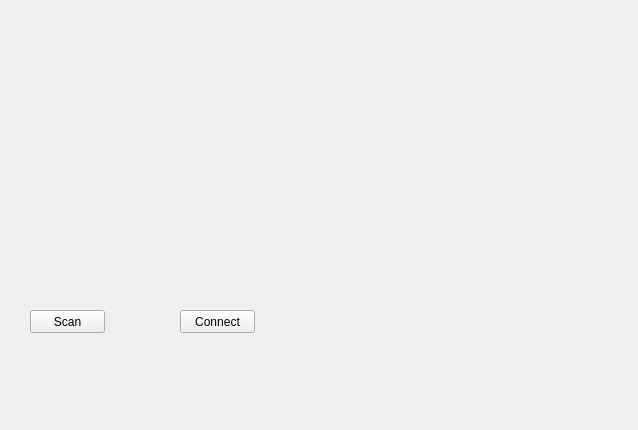
<?xml version="1.0" encoding="UTF-8"?>
<ui version="4.0">
 <class>Form</class>
 <widget class="QWidget" name="Form">
  <property name="geometry">
   <rect>
    <x>0</x>
    <y>0</y>
    <width>638</width>
    <height>430</height>
   </rect>
  </property>
  <property name="windowTitle">
   <string>Form</string>
  </property>
  <widget class="QPushButton" name="pushButton">
   <property name="geometry">
    <rect>
     <x>30</x>
     <y>310</y>
     <width>75</width>
     <height>23</height>
    </rect>
   </property>
   <property name="text">
    <string>Scan</string>
   </property>
  </widget>
  <widget class="QPushButton" name="pushButton_2">
   <property name="geometry">
    <rect>
     <x>180</x>
     <y>310</y>
     <width>75</width>
     <height>23</height>
    </rect>
   </property>
   <property name="text">
    <string>Connect</string>
   </property>
  </widget>
 </widget>
 <resources/>
 <connections/>
</ui>
